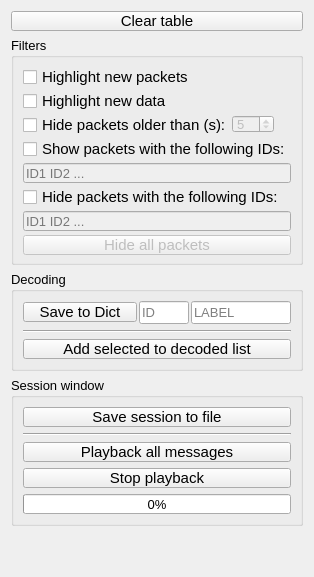
              <widget class="QWidget" name="scrollAreaWidgetContents">
               <property name="geometry">
                <rect>
                 <x>0</x>
                 <y>0</y>
                 <width>300</width>
                 <height>577</height>
                </rect>
               </property>
               <property name="minimumSize">
                <size>
                 <width>0</width>
                 <height>400</height>
                </size>
               </property>
               <layout class="QVBoxLayout" name="verticalLayout_7">
                <item>
                 <widget class="QPushButton" name="clearTableButton">
                  <property name="sizePolicy">
                   <sizepolicy hsizetype="Preferred" vsizetype="Preferred">
                    <horstretch>0</horstretch>
                    <verstretch>0</verstretch>
                   </sizepolicy>
                  </property>
                  <property name="minimumSize">
                   <size>
                    <width>0</width>
                    <height>20</height>
                   </size>
                  </property>
                  <property name="font">
                   <font>
                    <pointsize>11</pointsize>
                   </font>
                  </property>
                  <property name="text">
                   <string>Clear table</string>
                  </property>
                 </widget>
                </item>
                <item>
                 <widget class="QGroupBox" name="groupBox_9">
                  <property name="sizePolicy">
                   <sizepolicy hsizetype="Preferred" vsizetype="Preferred">
                    <horstretch>0</horstretch>
                    <verstretch>0</verstretch>
                   </sizepolicy>
                  </property>
                  <property name="minimumSize">
                   <size>
                    <width>0</width>
                    <height>0</height>
                   </size>
                  </property>
                  <property name="maximumSize">
                   <size>
                    <width>16777215</width>
                    <height>16777215</height>
                   </size>
                  </property>
                  <property name="font">
                   <font>
                    <pointsize>10</pointsize>
                   </font>
                  </property>
                  <property name="title">
                   <string>Filters</string>
                  </property>
                  <property name="flat">
                   <bool>false</bool>
                  </property>
                  <layout class="QVBoxLayout" name="verticalLayout_13">
                   <item>
                    <widget class="QCheckBox" name="highlightNewIdCheckBox">
                     <property name="sizePolicy">
                      <sizepolicy hsizetype="Preferred" vsizetype="Preferred">
                       <horstretch>0</horstretch>
                       <verstretch>0</verstretch>
                      </sizepolicy>
                     </property>
                     <property name="minimumSize">
                      <size>
                       <width>0</width>
                       <height>20</height>
                      </size>
                     </property>
                     <property name="font">
                      <font>
                       <pointsize>11</pointsize>
                      </font>
                     </property>
                     <property name="text">
                      <string>Highlight new packets</string>
                     </property>
                    </widget>
                   </item>
                   <item>
                    <widget class="QCheckBox" name="highlightNewDataCheckBox">
                     <property name="enabled">
                      <bool>true</bool>
                     </property>
                     <property name="sizePolicy">
                      <sizepolicy hsizetype="Preferred" vsizetype="Preferred">
                       <horstretch>0</horstretch>
                       <verstretch>0</verstretch>
                      </sizepolicy>
                     </property>
                     <property name="minimumSize">
                      <size>
                       <width>0</width>
                       <height>20</height>
                      </size>
                     </property>
                     <property name="font">
                      <font>
                       <pointsize>11</pointsize>
                      </font>
                     </property>
                     <property name="text">
                      <string>Highlight new data</string>
                     </property>
                    </widget>
                   </item>
                   <item>
                    <layout class="QHBoxLayout" name="horizontalLayout_10">
                     <property name="spacing">
                      <number>0</number>
                     </property>
                     <property name="topMargin">
                      <number>0</number>
                     </property>
                     <item>
                      <widget class="QCheckBox" name="hideOldPacketsCheckBox">
                       <property name="sizePolicy">
                        <sizepolicy hsizetype="Fixed" vsizetype="Fixed">
                         <horstretch>0</horstretch>
                         <verstretch>0</verstretch>
                        </sizepolicy>
                       </property>
                       <property name="minimumSize">
                        <size>
                         <width>0</width>
                         <height>20</height>
                        </size>
                       </property>
                       <property name="font">
                        <font>
                         <pointsize>11</pointsize>
                        </font>
                       </property>
                       <property name="text">
                        <string>Hide packets older than (s):</string>
                       </property>
                      </widget>
                     </item>
                     <item>
                      <widget class="QSpinBox" name="hideOldPeriod">
                       <property name="enabled">
                        <bool>false</bool>
                       </property>
                       <property name="sizePolicy">
                        <sizepolicy hsizetype="Fixed" vsizetype="Fixed">
                         <horstretch>0</horstretch>
                         <verstretch>0</verstretch>
                        </sizepolicy>
                       </property>
                       <property name="font">
                        <font>
                         <pointsize>10</pointsize>
                        </font>
                       </property>
                       <property name="value">
                        <number>5</number>
                       </property>
                      </widget>
                     </item>
                     <item>
                      <spacer name="horizontalSpacer">
                       <property name="orientation">
                        <enum>Qt::Horizontal</enum>
                       </property>
                       <property name="sizeType">
                        <enum>QSizePolicy::Expanding</enum>
                       </property>
                       <property name="sizeHint" stdset="0">
                        <size>
                         <width>40</width>
                         <height>20</height>
                        </size>
                       </property>
                      </spacer>
                     </item>
                    </layout>
                   </item>
                   <item>
                    <widget class="QCheckBox" name="showOnlyIdsCheckBox">
                     <property name="sizePolicy">
                      <sizepolicy hsizetype="Preferred" vsizetype="Preferred">
                       <horstretch>0</horstretch>
                       <verstretch>0</verstretch>
                      </sizepolicy>
                     </property>
                     <property name="minimumSize">
                      <size>
                       <width>0</width>
                       <height>20</height>
                      </size>
                     </property>
                     <property name="font">
                      <font>
                       <pointsize>11</pointsize>
                      </font>
                     </property>
                     <property name="text">
                      <string>Show packets with the following IDs:</string>
                     </property>
                    </widget>
                   </item>
                   <item>
                    <widget class="QLineEdit" name="showOnlyIdsLineEdit">
                     <property name="enabled">
                      <bool>false</bool>
                     </property>
                     <property name="sizePolicy">
                      <sizepolicy hsizetype="Preferred" vsizetype="Preferred">
                       <horstretch>0</horstretch>
                       <verstretch>0</verstretch>
                      </sizepolicy>
                     </property>
                     <property name="minimumSize">
                      <size>
                       <width>0</width>
                       <height>20</height>
                      </size>
                     </property>
                     <property name="maximumSize">
                      <size>
                       <width>16777215</width>
                       <height>16777215</height>
                      </size>
                     </property>
                     <property name="font">
                      <font>
                       <pointsize>10</pointsize>
                      </font>
                     </property>
                     <property name="placeholderText">
                      <string>ID1 ID2 ...</string>
                     </property>
                    </widget>
                   </item>
                   <item>
                    <widget class="QCheckBox" name="hideIdsCheckBox">
                     <property name="sizePolicy">
                      <sizepolicy hsizetype="Preferred" vsizetype="Preferred">
                       <horstretch>0</horstretch>
                       <verstretch>0</verstretch>
                      </sizepolicy>
                     </property>
                     <property name="minimumSize">
                      <size>
                       <width>0</width>
                       <height>20</height>
                      </size>
                     </property>
                     <property name="font">
                      <font>
                       <pointsize>11</pointsize>
                      </font>
                     </property>
                     <property name="text">
                      <string>Hide packets with the following IDs:</string>
                     </property>
                    </widget>
                   </item>
                   <item>
                    <widget class="QLineEdit" name="hideIdsLineEdit">
                     <property name="enabled">
                      <bool>false</bool>
                     </property>
                     <property name="sizePolicy">
                      <sizepolicy hsizetype="Preferred" vsizetype="Preferred">
                       <horstretch>0</horstretch>
                       <verstretch>0</verstretch>
                      </sizepolicy>
                     </property>
                     <property name="minimumSize">
                      <size>
                       <width>0</width>
                       <height>20</height>
                      </size>
                     </property>
                     <property name="maximumSize">
                      <size>
                       <width>16777215</width>
                       <height>16777215</height>
                      </size>
                     </property>
                     <property name="font">
                      <font>
                       <pointsize>10</pointsize>
                      </font>
                     </property>
                     <property name="placeholderText">
                      <string>ID1 ID2 ...</string>
                     </property>
                    </widget>
                   </item>
                   <item>
                    <widget class="QPushButton" name="hideAllPacketsButton">
                     <property name="enabled">
                      <bool>false</bool>
                     </property>
                     <property name="minimumSize">
                      <size>
                       <width>0</width>
                       <height>20</height>
                      </size>
                     </property>
                     <property name="font">
                      <font>
                       <pointsize>11</pointsize>
                      </font>
                     </property>
                     <property name="text">
                      <string>Hide all packets</string>
                     </property>
                    </widget>
                   </item>
                  </layout>
                 </widget>
                </item>
                <item>
                 <widget class="QGroupBox" name="groupBox_8">
                  <property name="sizePolicy">
                   <sizepolicy hsizetype="Preferred" vsizetype="Preferred">
                    <horstretch>0</horstretch>
                    <verstretch>0</verstretch>
                   </sizepolicy>
                  </property>
                  <property name="minimumSize">
                   <size>
                    <width>0</width>
                    <height>0</height>
                   </size>
                  </property>
                  <property name="maximumSize">
                   <size>
                    <width>16777215</width>
                    <height>16777215</height>
                   </size>
                  </property>
                  <property name="font">
                   <font>
                    <pointsize>10</pointsize>
                   </font>
                  </property>
                  <property name="autoFillBackground">
                   <bool>false</bool>
                  </property>
                  <property name="title">
                   <string>Decoding</string>
                  </property>
                  <property name="flat">
                   <bool>false</bool>
                  </property>
                  <layout class="QVBoxLayout" name="verticalLayout_12">
                   <item>
                    <layout class="QHBoxLayout" name="horizontalLayout_7">
                     <property name="spacing">
                      <number>2</number>
                     </property>
                     <property name="sizeConstraint">
                      <enum>QLayout::SetMinimumSize</enum>
                     </property>
                     <item>
                      <widget class="QPushButton" name="saveSelectedIdInDictButton">
                       <property name="enabled">
                        <bool>true</bool>
                       </property>
                       <property name="sizePolicy">
                        <sizepolicy hsizetype="Preferred" vsizetype="Preferred">
                         <horstretch>0</horstretch>
                         <verstretch>0</verstretch>
                        </sizepolicy>
                       </property>
                       <property name="minimumSize">
                        <size>
                         <width>0</width>
                         <height>20</height>
                        </size>
                       </property>
                       <property name="maximumSize">
                        <size>
                         <width>16777215</width>
                         <height>20</height>
                        </size>
                       </property>
                       <property name="font">
                        <font>
                         <pointsize>11</pointsize>
                        </font>
                       </property>
                       <property name="text">
                        <string>Save to Dict</string>
                       </property>
                      </widget>
                     </item>
                     <item>
                      <widget class="QLineEdit" name="saveIdToDictLineEdit">
                       <property name="sizePolicy">
                        <sizepolicy hsizetype="Fixed" vsizetype="Preferred">
                         <horstretch>0</horstretch>
                         <verstretch>0</verstretch>
                        </sizepolicy>
                       </property>
                       <property name="minimumSize">
                        <size>
                         <width>0</width>
                         <height>0</height>
                        </size>
                       </property>
                       <property name="maximumSize">
                        <size>
                         <width>50</width>
                         <height>25</height>
                        </size>
                       </property>
                       <property name="font">
                        <font>
                         <pointsize>10</pointsize>
                        </font>
                       </property>
                       <property name="placeholderText">
                        <string>ID</string>
                       </property>
                      </widget>
                     </item>
                     <item>
                      <widget class="QLineEdit" name="saveLabelToDictLineEdit">
                       <property name="sizePolicy">
                        <sizepolicy hsizetype="Preferred" vsizetype="Preferred">
                         <horstretch>0</horstretch>
                         <verstretch>0</verstretch>
                        </sizepolicy>
                       </property>
                       <property name="minimumSize">
                        <size>
                         <width>20</width>
                         <height>0</height>
                        </size>
                       </property>
                       <property name="maximumSize">
                        <size>
                         <width>100</width>
                         <height>25</height>
                        </size>
                       </property>
                       <property name="font">
                        <font>
                         <pointsize>10</pointsize>
                        </font>
                       </property>
                       <property name="placeholderText">
                        <string>LABEL</string>
                       </property>
                      </widget>
                     </item>
                    </layout>
                   </item>
                   <item>
                    <widget class="Line" name="line_5">
                     <property name="orientation">
                      <enum>Qt::Horizontal</enum>
                     </property>
                    </widget>
                   </item>
                   <item>
                    <widget class="QPushButton" name="addToDecodedPushButton">
                     <property name="sizePolicy">
                      <sizepolicy hsizetype="Preferred" vsizetype="Preferred">
                       <horstretch>0</horstretch>
                       <verstretch>0</verstretch>
                      </sizepolicy>
                     </property>
                     <property name="minimumSize">
                      <size>
                       <width>0</width>
                       <height>20</height>
                      </size>
                     </property>
                     <property name="maximumSize">
                      <size>
                       <width>16777215</width>
                       <height>20</height>
                      </size>
                     </property>
                     <property name="font">
                      <font>
                       <pointsize>11</pointsize>
                      </font>
                     </property>
                     <property name="layoutDirection">
                      <enum>Qt::LeftToRight</enum>
                     </property>
                     <property name="text">
                      <string>Add selected to decoded list</string>
                     </property>
                    </widget>
                   </item>
                  </layout>
                 </widget>
                </item>
                <item>
                 <widget class="QGroupBox" name="groupBox_7">
                  <property name="font">
                   <font>
                    <pointsize>10</pointsize>
                   </font>
                  </property>
                  <property name="title">
                   <string>Session window</string>
                  </property>
                  <layout class="QVBoxLayout" name="verticalLayout_4">
                   <item>
                    <widget class="QPushButton" name="saveSessionToFileButton">
                     <property name="sizePolicy">
                      <sizepolicy hsizetype="Preferred" vsizetype="Preferred">
                       <horstretch>0</horstretch>
                       <verstretch>0</verstretch>
                      </sizepolicy>
                     </property>
                     <property name="minimumSize">
                      <size>
                       <width>0</width>
                       <height>20</height>
                      </size>
                     </property>
                     <property name="maximumSize">
                      <size>
                       <width>16777215</width>
                       <height>20</height>
                      </size>
                     </property>
                     <property name="font">
                      <font>
                       <pointsize>11</pointsize>
                      </font>
                     </property>
                     <property name="text">
                      <string>Save session to file</string>
                     </property>
                    </widget>
                   </item>
                   <item>
                    <widget class="Line" name="line_2">
                     <property name="orientation">
                      <enum>Qt::Horizontal</enum>
                     </property>
                    </widget>
                   </item>
                   <item>
                    <widget class="QPushButton" name="playbackMainTableButton">
                     <property name="enabled">
                      <bool>true</bool>
                     </property>
                     <property name="sizePolicy">
                      <sizepolicy hsizetype="Preferred" vsizetype="Preferred">
                       <horstretch>0</horstretch>
                       <verstretch>0</verstretch>
                      </sizepolicy>
                     </property>
                     <property name="minimumSize">
                      <size>
                       <width>0</width>
                       <height>20</height>
                      </size>
                     </property>
                     <property name="maximumSize">
                      <size>
                       <width>16777215</width>
                       <height>20</height>
                      </size>
                     </property>
                     <property name="font">
                      <font>
                       <family>MS Shell Dlg 2</family>
                       <pointsize>11</pointsize>
                      </font>
                     </property>
                     <property name="text">
                      <string>Playback all messages</string>
                     </property>
                    </widget>
                   </item>
                   <item>
                    <widget class="QPushButton" name="stopPlayBackButton">
                     <property name="minimumSize">
                      <size>
                       <width>0</width>
                       <height>20</height>
                      </size>
                     </property>
                     <property name="font">
                      <font>
                       <pointsize>11</pointsize>
                      </font>
                     </property>
                     <property name="text">
                      <string>Stop playback</string>
                     </property>
                    </widget>
                   </item>
                   <item>
                    <widget class="QProgressBar" name="playBackProgressBar">
                     <property name="minimumSize">
                      <size>
                       <width>0</width>
                       <height>20</height>
                      </size>
                     </property>
                     <property name="value">
                      <number>0</number>
                     </property>
                     <property name="textVisible">
                      <bool>true</bool>
                     </property>
                    </widget>
                   </item>
                  </layout>
                 </widget>
                </item>
                <item>
                 <spacer name="verticalSpacer">
                  <property name="orientation">
                   <enum>Qt::Vertical</enum>
                  </property>
                  <property name="sizeType">
                   <enum>QSizePolicy::MinimumExpanding</enum>
                  </property>
                  <property name="sizeHint" stdset="0">
                   <size>
                    <width>20</width>
                    <height>40</height>
                   </size>
                  </property>
                 </spacer>
                </item>
               </layout>
              </widget>
